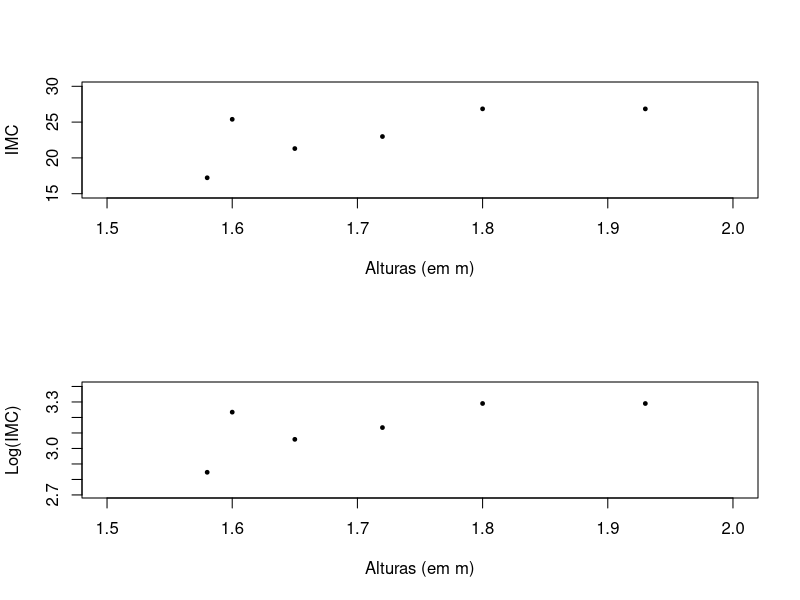
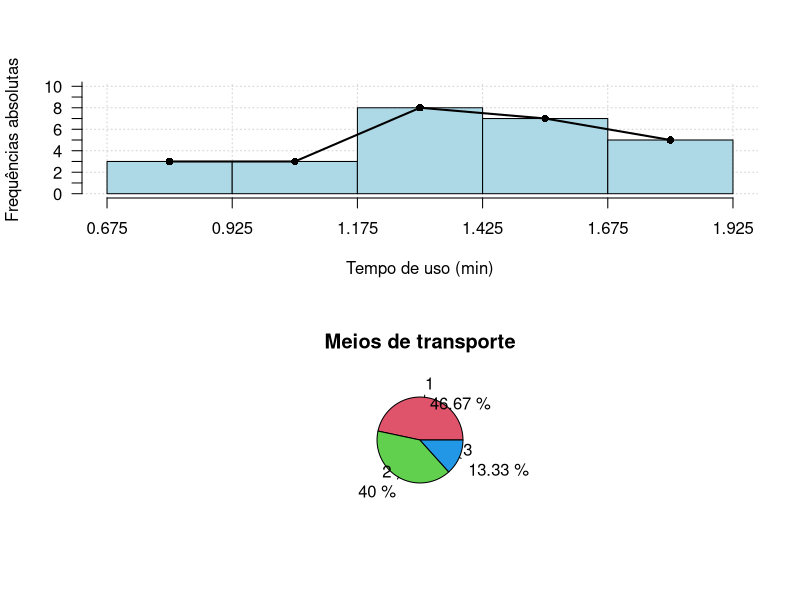
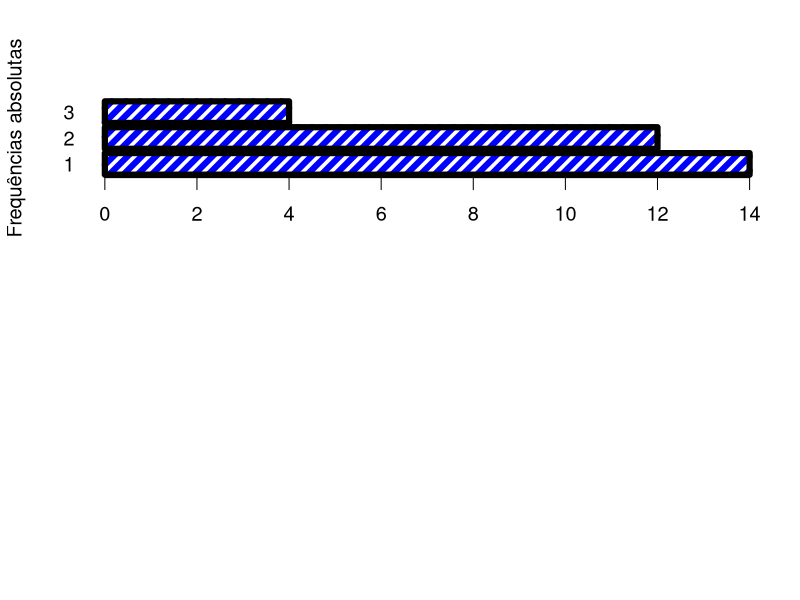

Write R code to recreate these figures, in order.
# questão 2
vetor = c(seq(0, 9.9, by = 1.1), 10); vetor

# questão 3
cidades <- c("Florianópolis", "Blumenau", "Piracicaba",
             "Sorocaba", "Palmas", "Goianésia", "Ilhéus",
             "Porto Seguro", "Belém", "Boa Vista")

regiao <- c ("Sul", "Sul", "Sudeste", "Sudeste", "Centro-Oeste",
             "Centro-Oeste", "Nordeste", "Nordeste", "Norte",
             "Norte")

habitantes <- c(477798, 352460, 297767, 644919, 217056, 69062, 148437, 80240, 143474, 277799)

df <- data.frame(cidades, regiao, habitantes); df

tapply(habitantes, regiao, mean)

# questao 4
funcao=function(a,b){
      if(a!=b)
          print(a + b)
      else
          print(a * b)
}

funcao(6,2)


# questao 5
mediana <- function(x){
                n <- length(x)
                sort.x <- sort(x)
                if (n %% 2 == 1) 
                	m <- sort.x[(n+1)/2] 
                else
                	m <- mean(sort.x[c(n/2,n/2+1)])
                m
                }

x = c(1, 3, 2, 5, 4)

mediana(x)


# questão 6
alturas <- c(180, 165, 160, 193, 172, 158)

pesos  <- c(87, 58, 65, 100, 68, 43)

alturas.m  <- alturas/100

IMC <- pesos/alturas.m^2

log.IMC <- log(IMC)

par(mfrow = c(2,1))

plot(alturas.m, IMC,  cex = 0.75, pch = 20,

     xlim = c(1.5, 2), ylim = c(15,30),

     xlab = 'Alturas (em m)', ylab = 'IMC')

plot(alturas.m, log.IMC,  cex = 0.75, pch = 20,

     xlim = c(1.5, 2), ylim = c(log(15),log(30)),

     xlab = 'Alturas (em m)',  ylab = 'Log(IMC)')



# questao 18

# O tempo de utilização de caixas eletrônicos depende de cada usuário e das operações efetuadas. 

## Foram coletadas 26 medidas desse tempo (em minutos) em um determinado banco.

caixa  =c(1.1,1.2,1.7,1.5,0.9,1.3,1.4,1.6,1.7,1.6,1,0.8,1.5,1.3,1.7,1.6,1.4,1.2,1.2,1,0.9,1.8,1.7,1.5,1.3,1.5); caixa

n = length(caixa); n

k = round(sqrt(n)); k

cmin = min(caixa); cmin

cmax = max(caixa); cmax

A = cmax - cmin; A

c =(cmax-cmin)/(k-1); c

LI1 = cmin - c/2; LI1

LSk = cmax + c/2; LSk

LimClass = seq(LI1, LSk, c); LimClass

h=hist(caixa, breaks=LimClass, main="",
       xlab="Tempo de uso (min)", ylab="Frequências absolutas",
       col="lightblue",axes=FALSE, ylim=c(0,10),
       panel.first=grid())
	   axis(1,at=round(LimClass,3))
	   axis(2,at=seq(0,13,by=1), las=2)
	   points(h$mids,h$counts,type="o", lwd=2, pch=16)

fa = h$counts; fa

fr = fa/n; fr

fp = fr*100; fp

Fa = c(0, cumsum(fa)); Fa

Fr = Fa / n; Fr

Fp = Fr*100; Fp

mean(caixa)

sd(caixa)

median(caixa)

 
# questão 19
# Dados originais
var = c(rep(1,14), rep(2,12), rep(3,4))
var

# Número total de observações
n = length(var)
n

# Frequências absolutas por categoria
tvar = table(var)
tvar

# Frequências relativas e percentuais
fr = tvar / n
fr

fp = fr * 100
fp

# Rótulos para o gráfico de pizza, com porcentagens
varv <- paste(names(tvar), "\n", round(fp, 2), "%", sep = " ")

# Gráfico de pizza com frequências absolutas
pie(tvar, col = c(2, 3, 4), labels = varv, main = "Meios de transporte")

# Configurações para o gráfico de barras
par(las = 1, cex = 1.2, lwd = 6)

# Gráfico de barras horizontal com frequências absolutas
barplot(tvar, col = "blue", ylab = "Frequências absolutas",
        names.arg = c("1", "2", "3"), horiz = TRUE, density = 10, angle = 45)

